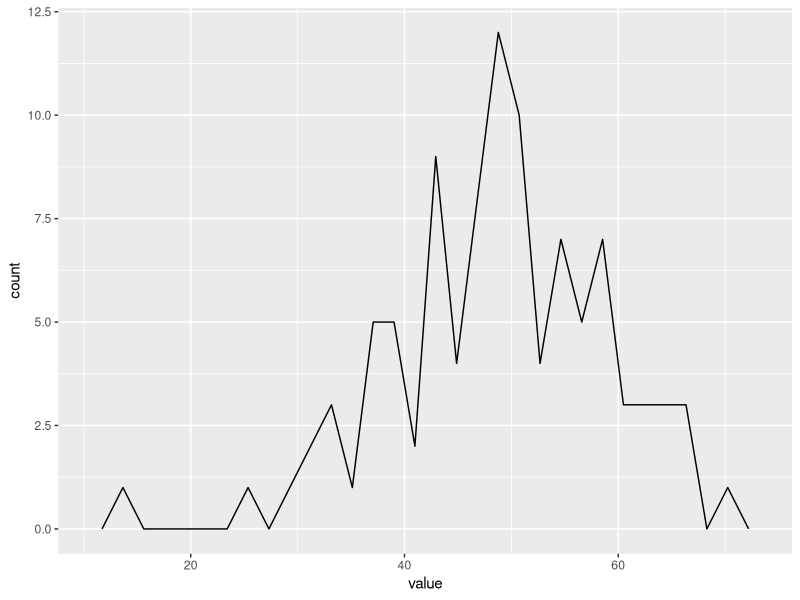
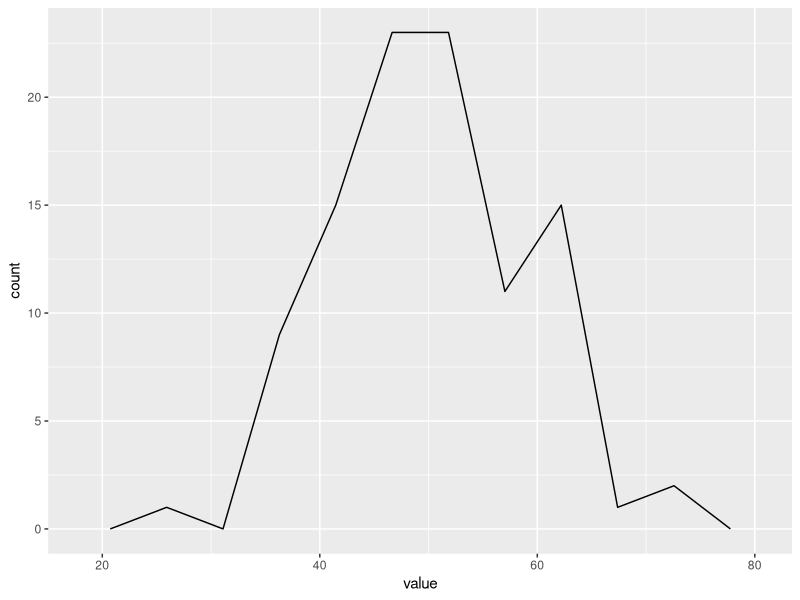
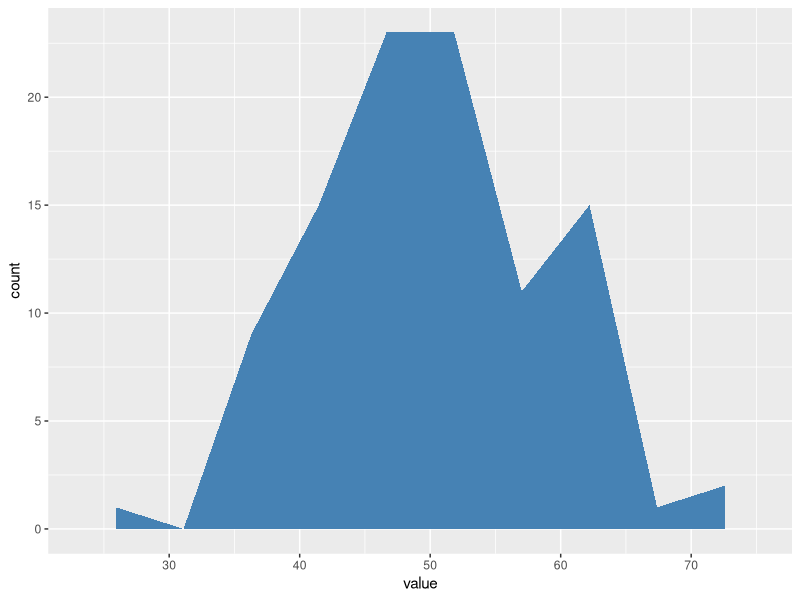

R code for these plots, in order:
# basic frequency polygon
library("ggplot2")

# make this example reproducible
df <- data.frame(index=1:100,
                 value=rnorm(100, mean=50, sd=10))

# create frequency polygon
ggplot(df, aes(value)) +
  geom_freqpoly()

# frequency polygon with custom bins
library("ggplot2")

# make this example reproducible
set.seed(0)

# create data frame
df <- data.frame(index=1:100,
                 value=rnorm(100, mean=50, sd=10))

# create frequency polygon
ggplot(df, aes(value)) +
  geom_freqpoly(bins=10)

# Frequency Polygon with fill color
# to use differen color we'll need to instead use the geom_area()
library("ggplot2")

# make this example reproducible
set.seed(0)

# create data frame
df <- data.frame(index=1:100,
                 value=rnorm(100, mean=50, sd=10))

# view data frame
df

# create frequency polygon filled with custom color
ggplot(df, aes(value)) +
  geom_area(aes(y=..count..), bins=10, stat = "bin", fill="steelblue")
